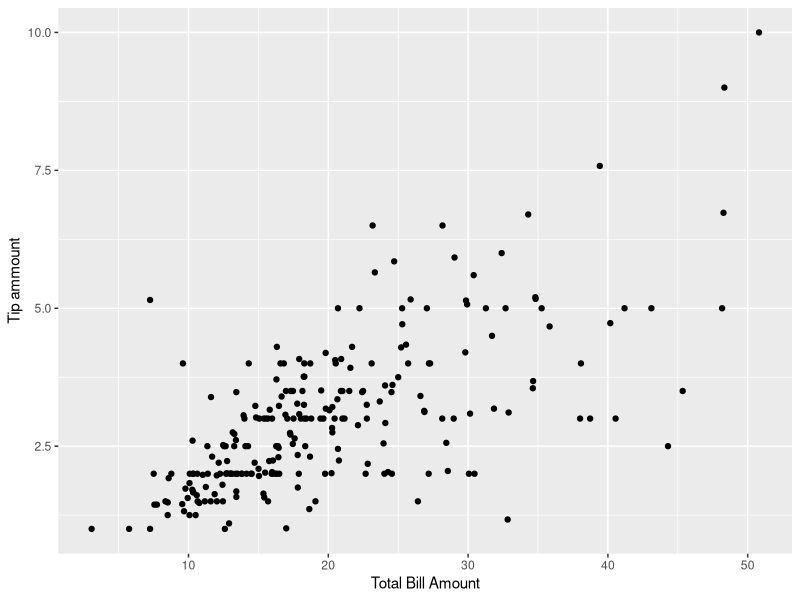
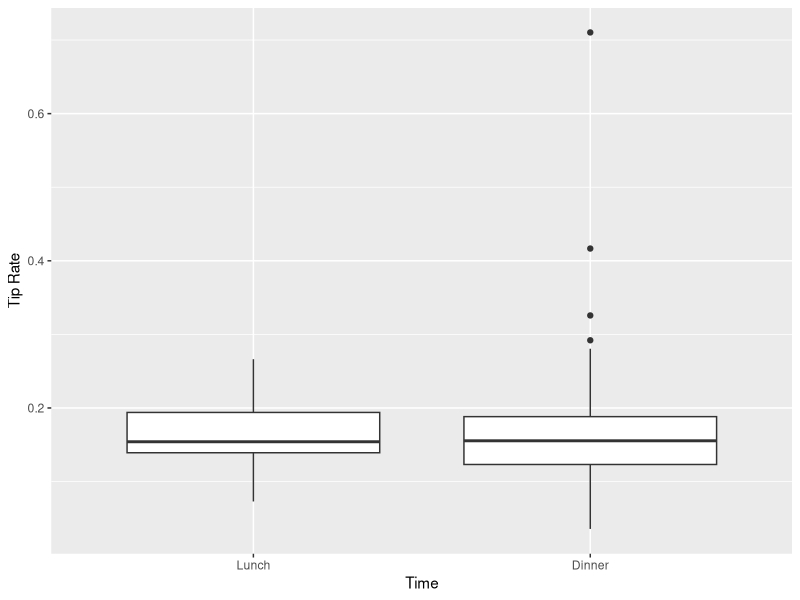
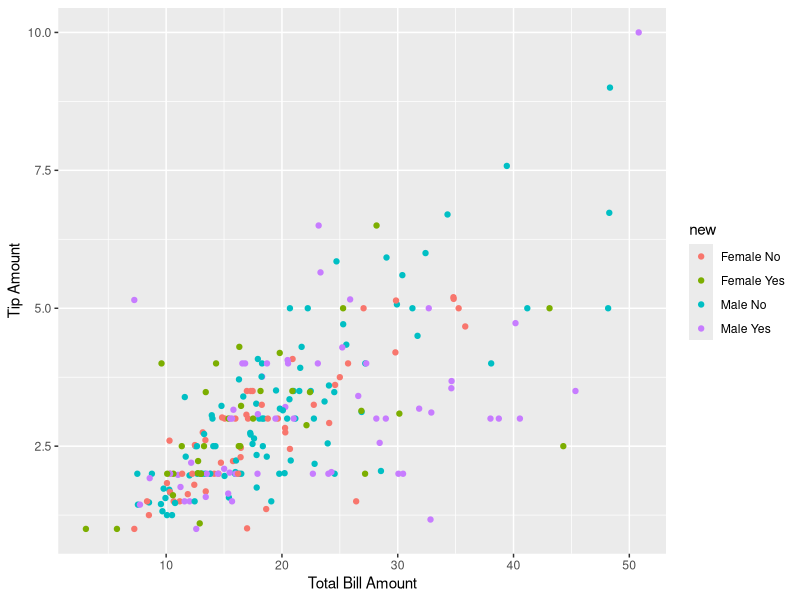
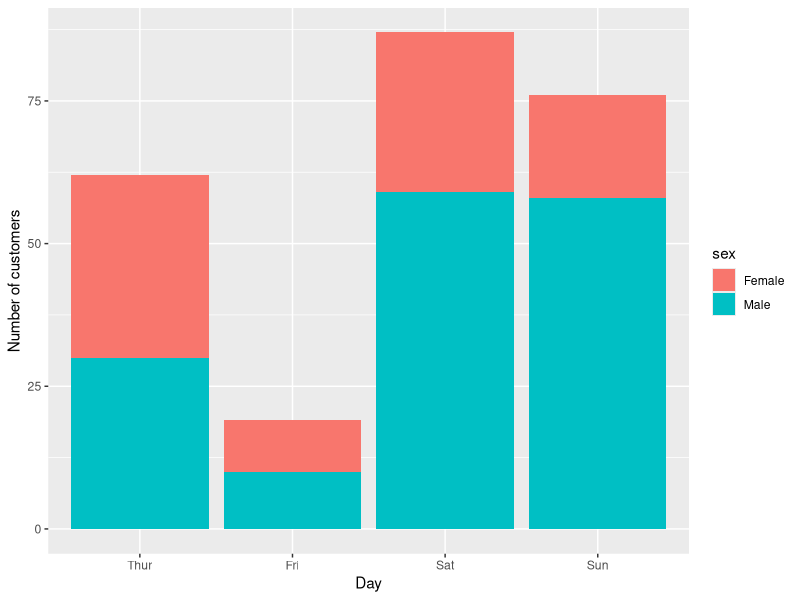

These figures' R source, in order:
## ---- chunk 1
knitr::opts_chunk$set(echo = TRUE)
## ---- chunk 2
data(tips, package = "reshape2")
## ---- chunk 3
numParty <- nrow(tips)
numParty
## ---- chunk 4
str(tips)
## ---- chunk 5
day <- tips$day
day <- day[order(match(day,  c("Thur","Fri","Sat","Sun")))]
day
## ---- chunk 6
female5 <- tips[(tips[,7] >= 5) & (tips[,3] == "Female"), ]
female5
## ---- chunk 7
library(ggplot2)
ggplot(tips, aes(x=total_bill, y=tip)) + geom_point() + xlab("Total Bill Amount") + ylab("Tip ammount")
## ---- chunk 8
tips$tiprate <-  tips$tip/tips$total_bill
mean (tips$tiprate)
## ---- chunk 9
ggplot(tips,aes(x= factor(tips$time,levels =c("Lunch","Dinner")), y =tiprate))+geom_boxplot()+
xlab("Time")+
ylab("Tip Rate")
## ---- chunk 10
tmp <-tips
tmp$new <- paste(tips$sex,tips$smoker)
#made a new column by making a temporary dataset
ggplot(tmp,aes(x =total_bill,y=tip,color = new)) +geom_point()+
xlab("Total Bill Amount")+
ylab("Tip Amount")
## ---- chunk 11
ggplot(tips,aes(x=factor(day,levels = c("Thur","Fri","Sat","Sun")),fill=sex))+geom_bar()+
xlab("Day")+
ylab("Number of customers")
